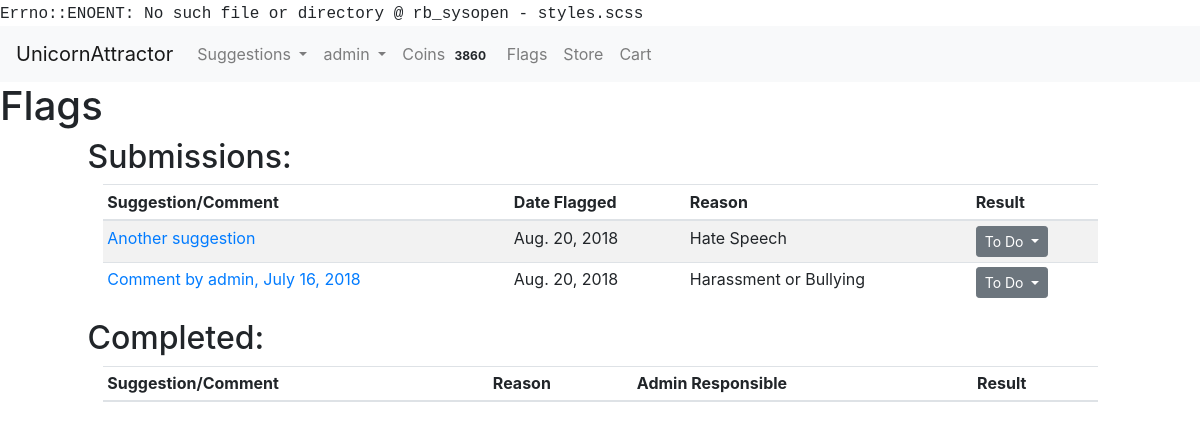
Page /suggestions/flags (signed in) on the committed database.
### accounts/models.py (models this page shows)
class User(AbstractUser):
    USERNAME_FIELD = "email"
    email = models.EmailField('email address', blank=False, unique=True)
    REQUIRED_FIELDS = []
    def __str__(self):
        return self.username

### usersuggestions/models.py (models this page shows, shortened)
class Flag(models.Model):
    flagged_item_choices = ((1, "comment"), (2, 'suggestion'))
    reason_choices = ((0, "Spam"), (1, "Hate Speech"), (2, "Graphic Content"), (3, "Harassment or Bullying"))
    result_choices = ((True, 'Deemed Inappropriate'), (False, 'Deemed Not Inappropriate'), (None, "To Do"))
    flagged_item_type = models.PositiveSmallIntegerField(choices=flagged_item_choices, null=False)
    flagged_by = models.ForeignKey(User, null=False, on_delete=models.PROTECT)
    suggestion = models.ForeignKey(Suggestion, null=True, blank=True, on_delete=models.CASCADE)
    comment = models.ForeignKey(Comment, null=True, blank=True, on_delete=models.SET_NULL)
    reason = models.PositiveSmallIntegerField(choices=reason_choices)
    date_time_marked = models.DateTimeField(auto_now_add=True)
    responsible_admin = models.ForeignKey(User, related_name="admin_assigned", null=True, blank=True,
                                          on_delete=models.PROTECT)
    result = models.NullBooleanField(blank=True, null=True, choices=result_choices)

class Suggestion(models.Model):
    suggestion_choices = ((True, 'Feature'), (False, 'Bug Fix'))
    is_feature = models.BooleanField(blank=False, default=False, choices=suggestion_choices)
    user = models.ForeignKey(User, null=False, on_delete=models.PROTECT)
    title = models.CharField(max_length=200, blank=False)
    details = RichTextUploadingField()
    date_time = models.DateTimeField(auto_now_add=True)
    delay_submission = models.BooleanField(null=False, blank=True, default=False)

class Comment(models.Model):
    user = models.ForeignKey(User, null=False, on_delete=models.PROTECT)
    suggestion = models.ForeignKey(Suggestion, null=False, on_delete=models.CASCADE)
    admin_page_comment = models.BooleanField(blank=False, default=False)
    comment = RichTextUploadingField()
    date_time = models.DateTimeField(auto_now_add=True)

### usersuggestions/views.py (the view)
@login_required()
def render_flags_page(request):
    if not request.user.is_staff:
        return redirect("issue_tracker")
    flags = Flag.objects.all()
    return render(request, "view_flags.html", {"flags": flags})

### market/cart.py (called while the page is built)
    def __len__(self):
        return sum(item['quantity'] for item in self.cart.values())

### market/coins.py (called while the page is built)
def return_user_coins(user):
    UserCoins.objects.get_or_create(user=user)
    user_row = UserCoins.objects.get(user=user)
    return user_row.coins

### market/contexts.py (called while the page is built)
def cart(request):
    return {'cart': Cart(request)}

def usercoins(request):
    if request.user.is_authenticated:
        user = request.user
        coins_amount = return_user_coins(user)
        return {"usercoins": coins_amount}
    else:
        return {"usercoins": None}

def coins_are_enabled(request):
    return {"coins_are_enabled": settings.COINS_ENABLED}

### usersuggestions/templates/view_flags.html (shortened to what this page needs)
{% extends 'base.html' %} {% block title %}Flags{% endblock %} {% block content %}
<main id="flags">
    <h1 id="page-header">Flags</h1>
    <div class="row">
        <div class="offset-md-1">
            <h2 class="section-header">Submissions:</h2>
        </div>
    </div>
    <div class="row">
        <div class="col-xs-12 table-col col-md-10 offset-md-1">
            <table class="table table-sm table-striped">
                <thead>
                    <tr>
                        <th scope="col">Suggestion/Comment</th>
                        <th scope="col">Date Flagged</th>
                        <th scope="col">Reason</th>
                        <th scope="col">Result</th>
                    </tr>
                </thead>
                <tbody>
                    {% for flag in flags %} {% if flag.result == None %}
                    <tr>
                        <td>
                            {% if flag.flagged_item_type == 1 %}
                            <a href="{% url 'view_suggestion' flag.comment.suggestion.id %}#{{ flag.comment.id }}" target="_blank">Comment by {{ flag.comment.user }}, {{ flag.comment.date_time.date }}</a> {% else %}
                            <a href="{% url 'view_suggestion' flag.suggestion.id %}" target="_blank">{{ flag.suggestion.title }}</a> {% endif %}
                        </td>
                        <td>{{ flag.date_time_marked.date }}</td>
                        <td>{{ flag.get_reason_display }}</td>
                        <td>
                            <button id="flagResultButtonGroup" type="button" class="btn btn-sm btn-secondary dropdown-toggle" data-toggle="dropdown" aria-haspopup="true" aria-expanded="false">
     To Do
    </button>
                        </td>
                    </tr>
                    {% endif %} {% endfor %}
                </tbody>
            </table>
        </div>
    </div>
    <div class="row">
        <div class="offset-md-1">
            <h2 class="section-header">Completed:</h2>
        </div>
    </div>
    <div class="row">
        <div class="col-xs-12 table-col col-md-10 offset-md-1">
            <table class="table table-sm table-striped">
                <thead>
                    <tr>
                        <th scope="col">Suggestion/Comment</th>
                        <th scope="col">Reason</th>
                        <th scope="col">Admin Responsible</th>
                        <th scope="col">Result</th>
                    </tr>
                </thead>
            </table>
        </div>
    </div>
</main>
{% endblock %}

### templates/base.html (shortened to what this page needs)
<!DOCTYPE html>
{% load staticfiles %}
<html lang="en">
<head>
    <link rel="stylesheet" href="https://maxcdn.bootstrapcdn.com/bootstrap/4.0.0/css/bootstrap.min.css"
>
    <link rel="stylesheet" href="{% static 'css/styles.css' %}">
</head>
<header>
    <nav class="navbar navbar-expand-lg navbar-light bg-light justify-content-between">
        <a class="navbar-brand website-title" href="{% url 'home' %}">UnicornAttractor</a>
        <div class="collapse navbar-collapse" id="navbarSupportedContent">
            <ul class="navbar-nav mr-auto">
                <li class="nav-item dropdown">
                    <a class="nav-link dropdown-toggle" href="{% url 'issue_tracker' %}" id="navbarDropdown"
                       role="button" data-toggle="dropdown" aria-haspopup="true" aria-expanded="false">
                        Suggestions
                    </a>
                </li>
                {% if user.is_authenticated %}
                <li class="nav-item dropdown">
                    <a class="nav-link dropdown-toggle" href="#" id="navbarDropdownUser" role="button"
                       data-toggle="dropdown" aria-haspopup="true" aria-expanded="false">
                        {{ user.username }}
                    </a>
                </li>
                {% if coins_are_enabled %}
                <li class="nav-item">
                    <a class="nav-link" href="{% url 'earn_coins' %}"> Coins <span class="badge badge-light">{{ usercoins }}</span></a>
                </li>
                {% endif %}
                {% endif %}
                {% if request.user.is_staff %}
                <li class="nav-item">
                    <a class="nav-link" href="{% url 'flags' %}">Flags</a>
                </li>
                {% endif %}
                <li class="nav-item">
                    <a class="nav-link" href="{% url 'store' %}">Store</a>
                </li>
                <li class="nav-item">
                    <a class="nav-link" href="{% url 'view_cart' %}">Cart </a>
                </li>
            </ul>
        </div>
    </nav>
</header>
<body>
{% block content %}{% endblock %}
</body>
</html>

### styles.css (style rules this page uses)
body:before { white-space: pre; font-family: monospace; content: "Errno::ENOENT: No such file or directory @ rb_sysopen - styles.scss"; }

### rows in the picture
User: username "admin"
Flag: suggestion "Another suggestion", date_time_marked "Aug. 20, 2018", reason "Hate Speech"
Flag: comment.user "admin", comment.date_time "July 16, 2018", date_time_marked "Aug. 20, 2018", reason "Harassment or Bullying"

### other values in the picture
{{ usercoins }} "3860"
